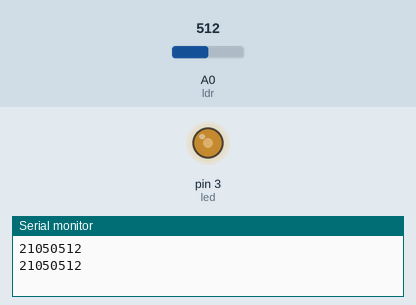
A sketch run on a simulated Arduino Uno, built with avr-gcc and run on an emulated ATmega328P. Shown: output pins drawn as LEDs (lit = HIGH), the last lines printed to the serial monitor. The inputs (shaded band) are chosen by the test bench; at power-on: A0 (ldr) = 512.

Above: at 1.8 s.
1.9 s: A0 (ldr) set to 716
At 2.3 s:
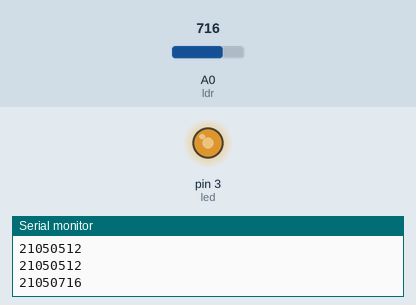
3.5 s: A0 (ldr) set to 900
At 5.1 s:
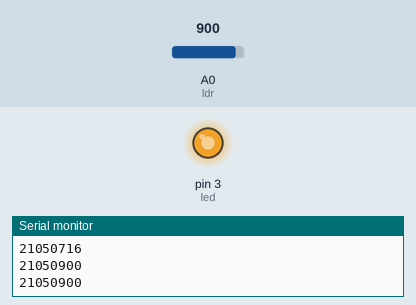
5.5 s: A0 (ldr) set to 122
At 6.6 s:
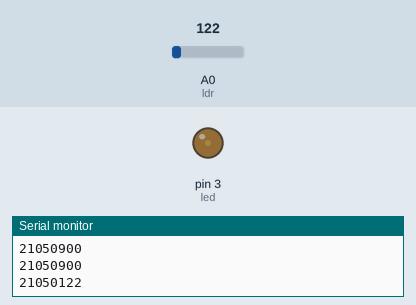
7.5 s: A0 (ldr) set to 0
At 9.4 s:
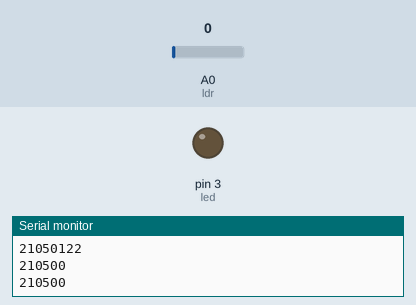
Timing chart, 0 to 10.5 s (numbered marks = the images above; inputs shaded):
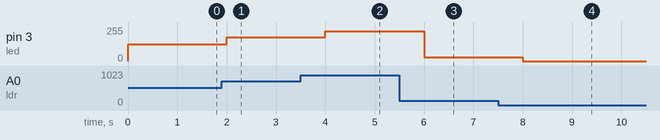

The sketch:

fotoresistor.ino
```cpp
int ldr = A0;  // Pino analógico em que o LDR está conectado
int led = 3;
int entradaLdr = 0;

void setup() {
    pinMode(ldr, INPUT);
    pinMode(led, OUTPUT);

    Serial.begin(9600);
}

void loop() {
    // Lê o LDR
    entradaLdr = analogRead(ldr);

    // Mapeia o valor do LDR para ser compatível com pino PWM
    analogWrite(led, map(entradaLdr, 0, 1023, 0, 254));

    Serial.print('LDR:');
    Serial.println(entradaLdr);

    delay(1000);
}
```

Measured:
- after the input at 1.9 s, pin 3 (led): 127/255 → 177/255 after 0.10 s
- after the input at 3.5 s, pin 3 (led): 177/255 → 223/255 after 0.50 s
- after the input at 5.5 s, pin 3 (led): 223/255 → 30/255 after 0.50 s
- after the input at 7.5 s, pin 3 (led): 30/255 → 0/255 after 0.51 s
